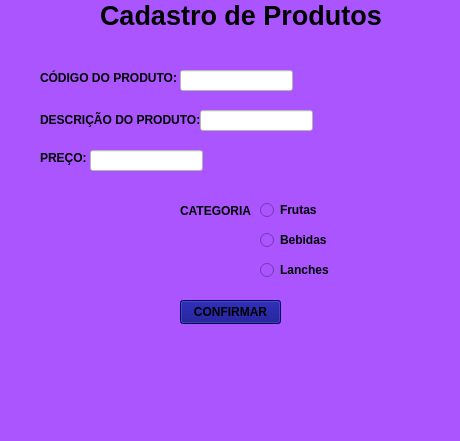
<?xml version="1.0" encoding="UTF-8"?>
<ui version="4.0">
 <class>MainWindow</class>
 <widget class="QMainWindow" name="MainWindow">
  <property name="geometry">
   <rect>
    <x>0</x>
    <y>0</y>
    <width>460</width>
    <height>441</height>
   </rect>
  </property>
  <property name="windowTitle">
   <string>MainWindow</string>
  </property>
  <property name="styleSheet">
   <string notr="true">background-color: rgb(170, 85, 255);</string>
  </property>
  <widget class="QWidget" name="centralwidget">
   <widget class="QLabel" name="label">
    <property name="geometry">
     <rect>
      <x>100</x>
      <y>0</y>
      <width>281</width>
      <height>31</height>
     </rect>
    </property>
    <property name="font">
     <font>
      <pointsize>20</pointsize>
      <bold>true</bold>
     </font>
    </property>
    <property name="styleSheet">
     <string notr="true">color: rgb(0, 0, 0);</string>
    </property>
    <property name="text">
     <string>Cadastro de Produtos</string>
    </property>
   </widget>
   <widget class="QLabel" name="label_2">
    <property name="geometry">
     <rect>
      <x>40</x>
      <y>70</y>
      <width>141</width>
      <height>16</height>
     </rect>
    </property>
    <property name="font">
     <font>
      <bold>true</bold>
     </font>
    </property>
    <property name="styleSheet">
     <string notr="true">color: rgb(0, 0, 0);</string>
    </property>
    <property name="text">
     <string>CÓDIGO DO PRODUTO:</string>
    </property>
   </widget>
   <widget class="QLabel" name="label_3">
    <property name="geometry">
     <rect>
      <x>40</x>
      <y>110</y>
      <width>171</width>
      <height>20</height>
     </rect>
    </property>
    <property name="font">
     <font>
      <bold>true</bold>
     </font>
    </property>
    <property name="styleSheet">
     <string notr="true">color: rgb(0, 0, 0);</string>
    </property>
    <property name="text">
     <string>DESCRIÇÃO DO PRODUTO:</string>
    </property>
   </widget>
   <widget class="QLabel" name="label_4">
    <property name="geometry">
     <rect>
      <x>40</x>
      <y>150</y>
      <width>49</width>
      <height>16</height>
     </rect>
    </property>
    <property name="font">
     <font>
      <bold>true</bold>
     </font>
    </property>
    <property name="styleSheet">
     <string notr="true">color: rgb(0, 0, 0);</string>
    </property>
    <property name="text">
     <string>PREÇO:</string>
    </property>
   </widget>
   <widget class="QLineEdit" name="lineEdit">
    <property name="geometry">
     <rect>
      <x>180</x>
      <y>70</y>
      <width>113</width>
      <height>21</height>
     </rect>
    </property>
    <property name="styleSheet">
     <string notr="true">background-color: rgb(255, 255, 255);</string>
    </property>
   </widget>
   <widget class="QLineEdit" name="lineEdit_2">
    <property name="geometry">
     <rect>
      <x>200</x>
      <y>110</y>
      <width>113</width>
      <height>21</height>
     </rect>
    </property>
    <property name="styleSheet">
     <string notr="true">background-color: rgb(255, 255, 255);</string>
    </property>
   </widget>
   <widget class="QLineEdit" name="lineEdit_3">
    <property name="geometry">
     <rect>
      <x>90</x>
      <y>150</y>
      <width>113</width>
      <height>21</height>
     </rect>
    </property>
    <property name="styleSheet">
     <string notr="true">background-color: rgb(255, 255, 255);</string>
    </property>
   </widget>
   <widget class="QRadioButton" name="radioButton">
    <property name="geometry">
     <rect>
      <x>260</x>
      <y>200</y>
      <width>92</width>
      <height>20</height>
     </rect>
    </property>
    <property name="font">
     <font>
      <bold>true</bold>
     </font>
    </property>
    <property name="styleSheet">
     <string notr="true">color: rgb(0, 0, 0);</string>
    </property>
    <property name="text">
     <string>Frutas</string>
    </property>
   </widget>
   <widget class="QRadioButton" name="radioButton_2">
    <property name="geometry">
     <rect>
      <x>260</x>
      <y>230</y>
      <width>92</width>
      <height>20</height>
     </rect>
    </property>
    <property name="font">
     <font>
      <bold>true</bold>
     </font>
    </property>
    <property name="styleSheet">
     <string notr="true">color: rgb(0, 0, 0);
</string>
    </property>
    <property name="text">
     <string>Bebidas</string>
    </property>
   </widget>
   <widget class="QRadioButton" name="radioButton_3">
    <property name="geometry">
     <rect>
      <x>260</x>
      <y>260</y>
      <width>92</width>
      <height>20</height>
     </rect>
    </property>
    <property name="font">
     <font>
      <bold>true</bold>
     </font>
    </property>
    <property name="styleSheet">
     <string notr="true">color: rgb(0, 0, 0);</string>
    </property>
    <property name="text">
     <string>Lanches</string>
    </property>
   </widget>
   <widget class="QLabel" name="label_5">
    <property name="geometry">
     <rect>
      <x>180</x>
      <y>200</y>
      <width>71</width>
      <height>21</height>
     </rect>
    </property>
    <property name="font">
     <font>
      <bold>true</bold>
     </font>
    </property>
    <property name="styleSheet">
     <string notr="true">color: rgb(0, 0, 0);</string>
    </property>
    <property name="text">
     <string>CATEGORIA:</string>
    </property>
   </widget>
   <widget class="QPushButton" name="pushButton">
    <property name="geometry">
     <rect>
      <x>180</x>
      <y>300</y>
      <width>101</width>
      <height>24</height>
     </rect>
    </property>
    <property name="font">
     <font>
      <bold>true</bold>
     </font>
    </property>
    <property name="styleSheet">
     <string notr="true">background-color: rgb(0, 0, 127);</string>
    </property>
    <property name="text">
     <string>CONFIRMAR</string>
    </property>
   </widget>
  </widget>
  <widget class="QMenuBar" name="menubar">
   <property name="geometry">
    <rect>
     <x>0</x>
     <y>0</y>
     <width>460</width>
     <height>33</height>
    </rect>
   </property>
  </widget>
  <widget class="QStatusBar" name="statusbar"/>
 </widget>
 <resources/>
 <connections/>
</ui>
